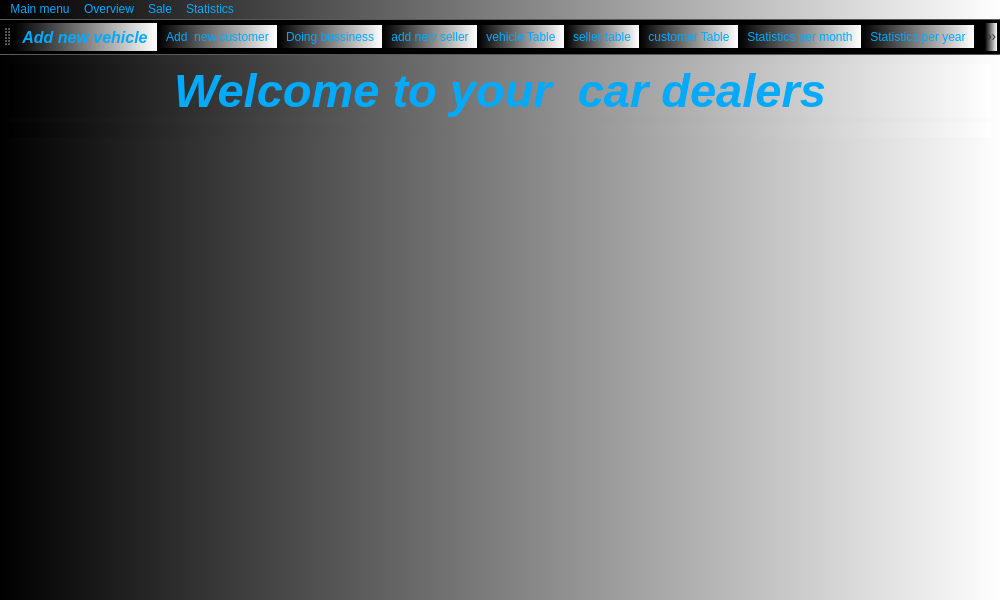
<?xml version="1.0" encoding="UTF-8"?>
<ui version="4.0">
 <class>MainWindow</class>
 <widget class="QMainWindow" name="MainWindow">
  <property name="geometry">
   <rect>
    <x>0</x>
    <y>0</y>
    <width>1000</width>
    <height>600</height>
   </rect>
  </property>
  <property name="font">
   <font>
    <pointsize>12</pointsize>
    <italic>true</italic>
    <bold>true</bold>
   </font>
  </property>
  <property name="windowTitle">
   <string>welcome</string>
  </property>
  <property name="windowIcon">
   <iconset resource="MYPICTURES.qrc">
    <normaloff>:/picture/Bugatti-new.png</normaloff>:/picture/Bugatti-new.png</iconset>
  </property>
  <property name="toolTip">
   <string>welcome</string>
  </property>
  <property name="styleSheet">
   <string notr="true">color: rgb(0, 170, 255);
background-color: qlineargradient(spread:pad, x1:0, y1:0, x2:1, y2:0, stop:0 rgba(0, 0, 0, 255), stop:1 rgba(255, 255, 255, 255));</string>
  </property>
  <widget class="QWidget" name="centralwidget">
   <layout class="QGridLayout" name="gridLayout">
    <item row="3" column="0">
     <spacer name="verticalSpacer">
      <property name="orientation">
       <enum>Qt::Vertical</enum>
      </property>
      <property name="sizeHint" stdset="0">
       <size>
        <width>20</width>
        <height>766</height>
       </size>
      </property>
     </spacer>
    </item>
    <item row="0" column="0">
     <widget class="QLabel" name="label">
      <property name="font">
       <font>
        <pointsize>35</pointsize>
        <italic>true</italic>
        <bold>true</bold>
       </font>
      </property>
      <property name="text">
       <string>Welcome to your  car dealers</string>
      </property>
      <property name="alignment">
       <set>Qt::AlignCenter</set>
      </property>
     </widget>
    </item>
    <item row="1" column="0">
     <widget class="QLabel" name="label_picture">
      <property name="text">
       <string/>
      </property>
      <property name="alignment">
       <set>Qt::AlignCenter</set>
      </property>
     </widget>
    </item>
   </layout>
  </widget>
  <widget class="QMenuBar" name="menubar">
   <property name="geometry">
    <rect>
     <x>0</x>
     <y>0</y>
     <width>1000</width>
     <height>21</height>
    </rect>
   </property>
   <widget class="QMenu" name="menuMain_menu">
    <property name="title">
     <string>Main menu</string>
    </property>
    <addaction name="actionAdd_new_vehicle"/>
    <addaction name="actionAdd_new_seller"/>
    <addaction name="actionAdd_new_customer"/>
   </widget>
   <widget class="QMenu" name="menuOverview">
    <property name="title">
     <string>Overview</string>
    </property>
    <addaction name="actionvehicle_Table"/>
    <addaction name="actionseller_Table"/>
    <addaction name="actioncustomer_Table"/>
   </widget>
   <widget class="QMenu" name="menuSale">
    <property name="title">
     <string>Sale</string>
    </property>
    <addaction name="actionDoing_business"/>
   </widget>
   <widget class="QMenu" name="menuStatistics">
    <property name="title">
     <string>Statistics</string>
    </property>
    <addaction name="actionStatistics_per_month"/>
    <addaction name="actionStatistics_per_year"/>
    <addaction name="actionStatistics_customer_per_year"/>
    <addaction name="actionStatistics_car_dealer_per_month"/>
    <addaction name="actionStastistics_car_dealer_per_year"/>
   </widget>
   <addaction name="menuMain_menu"/>
   <addaction name="menuOverview"/>
   <addaction name="menuSale"/>
   <addaction name="menuStatistics"/>
  </widget>
  <widget class="QToolBar" name="toolBar">
   <property name="windowTitle">
    <string>toolBar</string>
   </property>
   <attribute name="toolBarArea">
    <enum>TopToolBarArea</enum>
   </attribute>
   <attribute name="toolBarBreak">
    <bool>false</bool>
   </attribute>
   <addaction name="actionAdd_new_vehicle_2"/>
   <addaction name="actionAdd_new_customer_2"/>
   <addaction name="actionDoing_bussiness"/>
   <addaction name="actionadd_new_seller_2"/>
   <addaction name="actionvehicle_Table_2"/>
   <addaction name="actionseller_table"/>
   <addaction name="actioncustomer_Table_2"/>
   <addaction name="actionStatistics_per_month_2"/>
   <addaction name="actionStatistics_per_year_2"/>
   <addaction name="actionStatistics_customer_per_year_2"/>
   <addaction name="actionStatistics_car_dealer_per_month_2"/>
   <addaction name="actionStastistics_car_dealer_per_year_2"/>
  </widget>
  <action name="actionAdd_new_vehicle">
   <property name="icon">
    <iconset resource="MYPICTURES.qrc">
     <normaloff>:/picture/Chevorlet.png</normaloff>:/picture/Chevorlet.png</iconset>
   </property>
   <property name="text">
    <string>Add new vehicle</string>
   </property>
   <property name="font">
    <font>
     <pointsize>9</pointsize>
     <italic>false</italic>
     <bold>false</bold>
    </font>
   </property>
  </action>
  <action name="actionAdd_new_vehicle_2">
   <property name="icon">
    <iconset resource="MYPICTURES.qrc">
     <normaloff>:/picture/Chevorlet.png</normaloff>:/picture/Chevorlet.png</iconset>
   </property>
   <property name="text">
    <string>Add new vehicle</string>
   </property>
   <property name="font">
    <font>
     <pointsize>12</pointsize>
     <italic>true</italic>
     <bold>true</bold>
    </font>
   </property>
   <property name="menuRole">
    <enum>QAction::TextHeuristicRole</enum>
   </property>
  </action>
  <action name="actionvehicle_Table">
   <property name="icon">
    <iconset resource="MYPICTURES.qrc">
     <normaloff>:/picture/Chevorlet.png</normaloff>:/picture/Chevorlet.png</iconset>
   </property>
   <property name="text">
    <string>vehicle Table</string>
   </property>
  </action>
  <action name="actionvehicle_Table_2">
   <property name="icon">
    <iconset resource="MYPICTURES.qrc">
     <normaloff>:/picture/Chevorlet.png</normaloff>:/picture/Chevorlet.png</iconset>
   </property>
   <property name="text">
    <string>vehicle Table</string>
   </property>
   <property name="menuRole">
    <enum>QAction::TextHeuristicRole</enum>
   </property>
  </action>
  <action name="actionadd_new_seller_2">
   <property name="icon">
    <iconset resource="MYPICTURES.qrc">
     <normaloff>:/picture/add-user.png</normaloff>:/picture/add-user.png</iconset>
   </property>
   <property name="text">
    <string>add new seller</string>
   </property>
   <property name="menuRole">
    <enum>QAction::NoRole</enum>
   </property>
  </action>
  <action name="actionAdd_new_seller">
   <property name="icon">
    <iconset resource="MYPICTURES.qrc">
     <normaloff>:/picture/add-user.png</normaloff>:/picture/add-user.png</iconset>
   </property>
   <property name="text">
    <string>Add new seller</string>
   </property>
   <property name="font">
    <font>
     <pointsize>9</pointsize>
     <italic>false</italic>
     <bold>false</bold>
    </font>
   </property>
  </action>
  <action name="actionseller_Table">
   <property name="icon">
    <iconset resource="MYPICTURES.qrc">
     <normaloff>:/picture/add-user.png</normaloff>:/picture/add-user.png</iconset>
   </property>
   <property name="text">
    <string>seller Table</string>
   </property>
  </action>
  <action name="actionseller_table">
   <property name="icon">
    <iconset resource="MYPICTURES.qrc">
     <normaloff>:/picture/add-user.png</normaloff>:/picture/add-user.png</iconset>
   </property>
   <property name="text">
    <string>seller table</string>
   </property>
   <property name="menuRole">
    <enum>QAction::TextHeuristicRole</enum>
   </property>
  </action>
  <action name="actionAdd_new_customer">
   <property name="icon">
    <iconset resource="MYPICTURES.qrc">
     <normaloff>:/picture/new-arrival.png</normaloff>:/picture/new-arrival.png</iconset>
   </property>
   <property name="text">
    <string>Add new customer</string>
   </property>
   <property name="font">
    <font>
     <pointsize>9</pointsize>
     <italic>false</italic>
     <bold>false</bold>
    </font>
   </property>
  </action>
  <action name="actionAdd_new_customer_2">
   <property name="icon">
    <iconset resource="MYPICTURES.qrc">
     <normaloff>:/picture/new-arrival.png</normaloff>:/picture/new-arrival.png</iconset>
   </property>
   <property name="text">
    <string>Add  new customer</string>
   </property>
   <property name="menuRole">
    <enum>QAction::TextHeuristicRole</enum>
   </property>
  </action>
  <action name="actioncustomer_Table">
   <property name="icon">
    <iconset resource="MYPICTURES.qrc">
     <normaloff>:/picture/new-arrival.png</normaloff>:/picture/new-arrival.png</iconset>
   </property>
   <property name="text">
    <string>customer Table</string>
   </property>
  </action>
  <action name="actioncustomer_Table_2">
   <property name="icon">
    <iconset resource="MYPICTURES.qrc">
     <normaloff>:/picture/new-arrival.png</normaloff>:/picture/new-arrival.png</iconset>
   </property>
   <property name="text">
    <string>customer Table</string>
   </property>
   <property name="menuRole">
    <enum>QAction::NoRole</enum>
   </property>
  </action>
  <action name="actionDoing_business">
   <property name="icon">
    <iconset resource="MYPICTURES.qrc">
     <normaloff>:/picture/deal.png</normaloff>:/picture/deal.png</iconset>
   </property>
   <property name="text">
    <string>Doing business</string>
   </property>
  </action>
  <action name="actionDoing_bussiness">
   <property name="icon">
    <iconset resource="MYPICTURES.qrc">
     <normaloff>:/picture/deal.png</normaloff>:/picture/deal.png</iconset>
   </property>
   <property name="text">
    <string>Doing bussiness</string>
   </property>
   <property name="menuRole">
    <enum>QAction::NoRole</enum>
   </property>
  </action>
  <action name="actionStatistics_per_month">
   <property name="icon">
    <iconset resource="MYPICTURES.qrc">
     <normaloff>:/picture/google-docs.png</normaloff>:/picture/google-docs.png</iconset>
   </property>
   <property name="text">
    <string>Statistics per month</string>
   </property>
  </action>
  <action name="actionStatistics_per_month_2">
   <property name="icon">
    <iconset resource="MYPICTURES.qrc">
     <normaloff>:/picture/google-docs.png</normaloff>:/picture/google-docs.png</iconset>
   </property>
   <property name="text">
    <string>Statistics per month</string>
   </property>
   <property name="menuRole">
    <enum>QAction::NoRole</enum>
   </property>
  </action>
  <action name="actionStatistics_per_year">
   <property name="icon">
    <iconset resource="MYPICTURES.qrc">
     <normaloff>:/picture/confirm.png</normaloff>:/picture/confirm.png</iconset>
   </property>
   <property name="text">
    <string>Statistics per year</string>
   </property>
  </action>
  <action name="actionStatistics_per_year_2">
   <property name="icon">
    <iconset resource="MYPICTURES.qrc">
     <normaloff>:/picture/confirm.png</normaloff>:/picture/confirm.png</iconset>
   </property>
   <property name="text">
    <string>Statistics per year</string>
   </property>
   <property name="menuRole">
    <enum>QAction::NoRole</enum>
   </property>
  </action>
  <action name="actionStatistics_customer_per_year">
   <property name="icon">
    <iconset resource="MYPICTURES.qrc">
     <normaloff>:/picture/money.png</normaloff>:/picture/money.png</iconset>
   </property>
   <property name="text">
    <string>Statistics customer per year</string>
   </property>
  </action>
  <action name="actionStatistics_customer_per_year_2">
   <property name="icon">
    <iconset resource="MYPICTURES.qrc">
     <normaloff>:/picture/money.png</normaloff>:/picture/money.png</iconset>
   </property>
   <property name="text">
    <string>Statistics customer per year</string>
   </property>
   <property name="menuRole">
    <enum>QAction::NoRole</enum>
   </property>
  </action>
  <action name="actionStatistics_car_dealer_per_month">
   <property name="icon">
    <iconset resource="MYPICTURES.qrc">
     <normaloff>:/picture/folder.png</normaloff>:/picture/folder.png</iconset>
   </property>
   <property name="text">
    <string>Statistics car dealer per month</string>
   </property>
  </action>
  <action name="actionStatistics_car_dealer_per_month_2">
   <property name="icon">
    <iconset resource="MYPICTURES.qrc">
     <normaloff>:/picture/folder.png</normaloff>:/picture/folder.png</iconset>
   </property>
   <property name="text">
    <string>Statistics car dealer per month</string>
   </property>
   <property name="menuRole">
    <enum>QAction::NoRole</enum>
   </property>
  </action>
  <action name="actionStastistics_car_dealer_per_year">
   <property name="icon">
    <iconset resource="MYPICTURES.qrc">
     <normaloff>:/picture/product.png</normaloff>:/picture/product.png</iconset>
   </property>
   <property name="text">
    <string>Stastistics car dealer per year</string>
   </property>
  </action>
  <action name="actionStastistics_car_dealer_per_year_2">
   <property name="icon">
    <iconset resource="MYPICTURES.qrc">
     <normaloff>:/picture/product.png</normaloff>:/picture/product.png</iconset>
   </property>
   <property name="text">
    <string>Stastistics car dealer per year</string>
   </property>
   <property name="menuRole">
    <enum>QAction::NoRole</enum>
   </property>
  </action>
 </widget>
 <resources>
  <include location="MYPICTURES.qrc"/>
 </resources>
 <connections/>
</ui>
